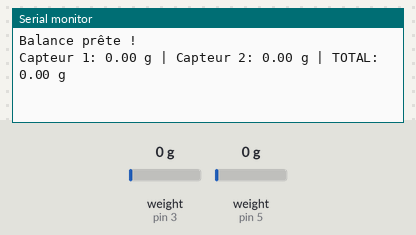
The sketch below on a simulated Arduino Uno, built with avr-gcc and run on an emulated ATmega328P. On the bench: the last lines printed to the serial monitor. The inputs (shaded band) are chosen by the test bench; at power-on: weight on the scale (sensors on pin 3, pin 5) 0 g.

Above: at 3.2 s.
3.3 s: weight on the scale (sensor on pin 3) set to 100 g
At 5.0 s:
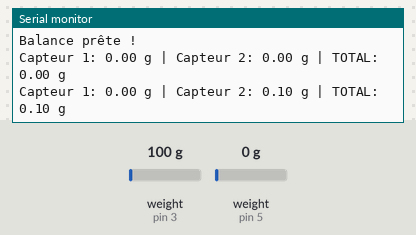
5.2 s: weight on the scale (sensor on pin 5) set to 100 g
At 6.7 s:
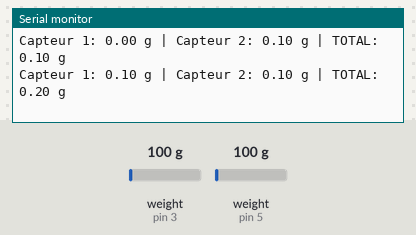
7.1 s: weight on the scale (sensor on pin 3) set to 1250 g
At 7.9 s:
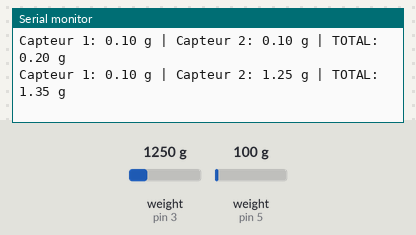
9.0 s: weight on the scale (sensor on pin 5) set to 1250 g
At 10.2 s:
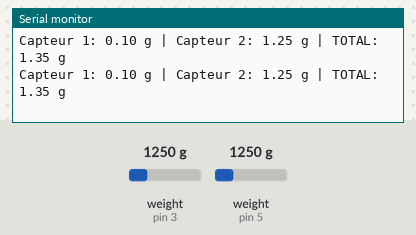
Timing chart, 0 to 11.9 s (numbered marks = the images above; inputs shaded):
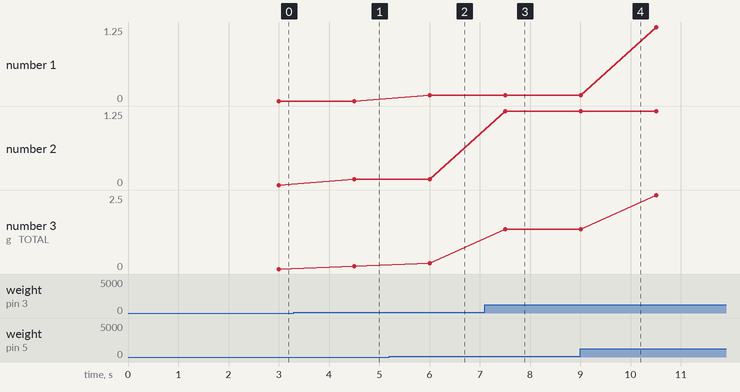

Measured:
- after the input at 3.3 s, the serial monitor: prints a new line after 1.2 s (image 1)
- after the input at 5.2 s, the serial monitor: prints a new line after 0.80 s (image 2)
- after the input at 7.1 s, the serial monitor: prints a new line after 0.41 s (image 3)
- plotted number 2: 0 → 0.1 after the input at 3.3 s, 0.1 → 1.25 after the input at 7.1 s
- plotted number 3: 0 → 0.1 after the input at 3.3 s, 0.1 → 0.2 after the input at 5.2 s, 0.2 → 1.35 after the input at 7.1 s, 1.35 → 2.5 after the input at 9.0 s

The sketch:

sketch_jan15a.ino
```cpp
#include "HX711.h"

// Capteur 1
#define DT1 5
#define SCK1 4

// Capteur 2
#define DT2 3
#define SCK2 2

HX711 scale1;
HX711 scale2;

// Valeurs à calibrer
float calibration_factor1 = -7050;
float calibration_factor2 = -7050;

void setup() {
  Serial.begin(9600);

  scale1.begin(DT1, SCK1);
  scale2.begin(DT2, SCK2);

  scale1.set_scale(calibration_factor1);
  scale2.set_scale(calibration_factor2);

  scale1.tare(); // remise à zéro
  scale2.tare();

  Serial.println("Balance prête !");
}

void loop() {
  float poids1 = scale1.get_units(5);
  float poids2 = scale2.get_units(5);

  float poids_total = poids1 + poids2;

  Serial.print("Capteur 1: ");
  Serial.print(poids1);
  Serial.print(" g | Capteur 2: ");
  Serial.print(poids2);
  Serial.print(" g | TOTAL: ");
  Serial.print(poids_total);
  Serial.println(" g");

  delay(500);
}
```
